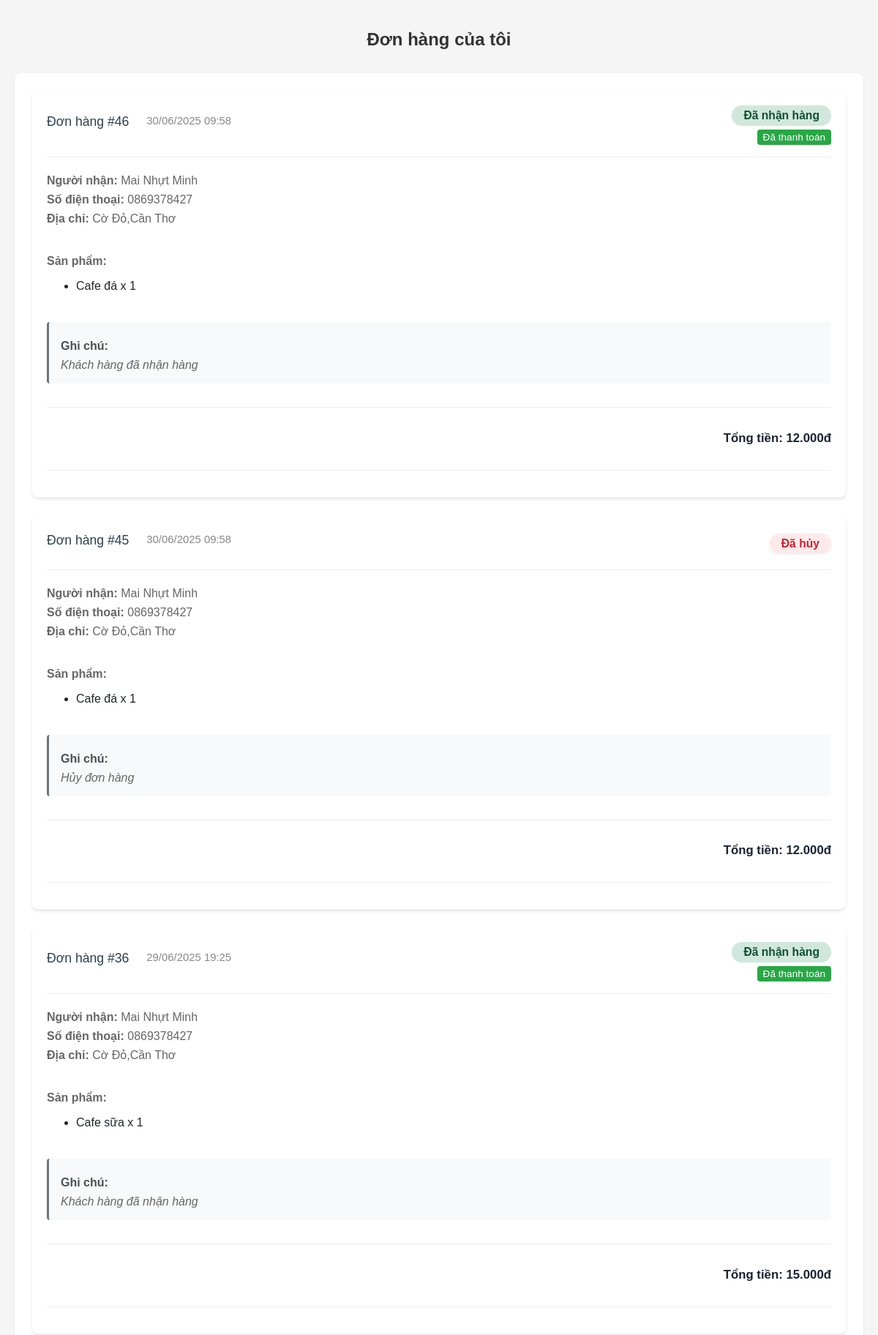
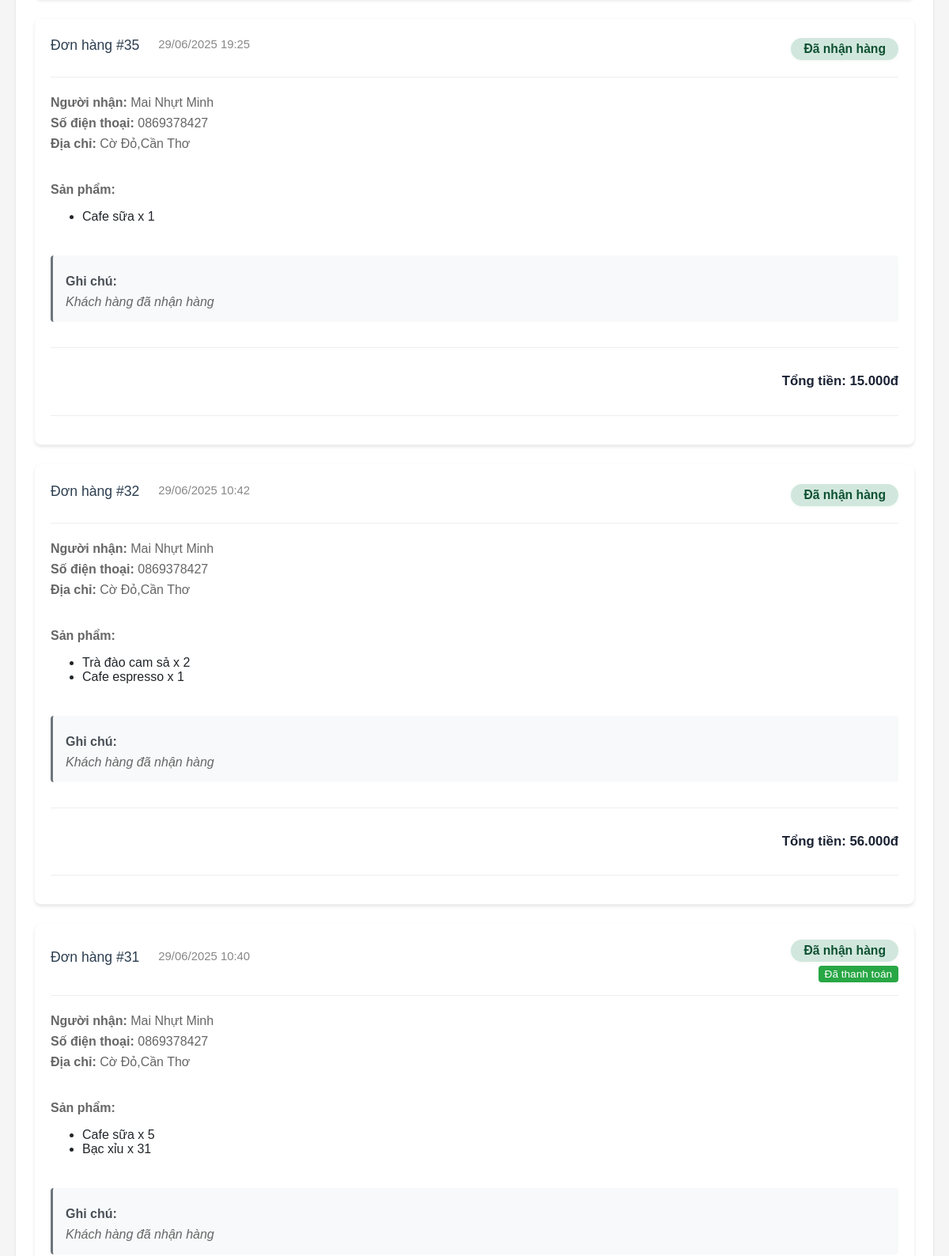
The page /Customer/orders.php (signed in, upper part) on the database its author committed (2 pictures, top to bottom).
### tables this page shows
CREATE TABLE `tbl_customer_orders` (
  `id` int(11) NOT NULL,
  `user_id` int(11) NOT NULL,
  `order_type` varchar(20) DEFAULT 'online',
  `status` varchar(50) NOT NULL,
  `total_amount` decimal(15,2) NOT NULL,
  `created_at` datetime DEFAULT current_timestamp(),
  `order_date` datetime DEFAULT current_timestamp(),
  `staff_id` int(11) DEFAULT NULL,
  `updated_at` datetime DEFAULT NULL,
  `receiver_name` varchar(100) DEFAULT NULL,
  `receiver_phone` varchar(20) DEFAULT NULL,
  `receiver_address` varchar(255) DEFAULT NULL,
  `notes` varchar(255) DEFAULT NULL,
  `payment_method` varchar(50) DEFAULT NULL
);

CREATE TABLE `tbl_customer_order_details` (
  `id` int(11) NOT NULL,
  `order_id` int(11) NOT NULL,
  `product_id` int(11) NOT NULL,
  `product_name` varchar(255) NOT NULL,
  `price` decimal(10,2) NOT NULL,
  `quantity` int(11) NOT NULL
);

### Customer/orders.php (the view, shortened to what this page needs)
<?php
function get_order_details($order_id)
{
    $conn = connectdb();
    $stmt = $conn->prepare("SELECT * FROM tbl_customer_order_details WHERE order_id = ?");
    $stmt->execute([$order_id]);
    $details = $stmt->fetchAll(PDO::FETCH_ASSOC);
    $stmt = $conn->prepare("
        SELECT p.* FROM payment_orders p
        JOIN tbl_customer_orders o ON p.order_code LIKE CONCAT('DH', o.id, '%')
        WHERE o.id = ?
    ");
    $stmt->execute([$order_id]);
    $payment = $stmt->fetch(PDO::FETCH_ASSOC);
    return [
        'items' => $details,
        'payment' => $payment
    ];
}
$conn = connectdb();
$stmt = $conn->prepare("SELECT * FROM tbl_customer_orders WHERE user_id = ? AND order_type = 'online' ORDER BY created_at DESC");
$stmt->execute([$_SESSION['customer_id']]);
$orders = $stmt->fetchAll(PDO::FETCH_ASSOC);
?>
<link rel="stylesheet" href="css/orders.css">
<div class="orders-container">
    <h2>Đơn hàng của tôi</h2>
    <?php if (empty($orders)): ?>
        <div class="no-orders">
            <p>Bạn chưa có đơn hàng nào</p>
            <a href="menu.php" class="btn-shop">Mua sắm ngay</a>
        </div>
    <?php else: ?>
        <div class="orders-list">
            <?php foreach ($orders as $order): ?>
                <?php
                $order_data = get_order_details($order['id']);
                $order_details = $order_data['items'];
                $payment_info = $order_data['payment'] ?? null;
                ?>
                <div class="order-item" data-id="<?php echo $order['id']; ?>">
                    <div class="order-header">
                        <div class="order-info">
                            <span class="order-id">Đơn hàng #<?php echo $order['id']; ?></span>
                            <span class="order-date"><?php echo date('d/m/Y H:i', strtotime($order['created_at'])); ?></span>
                        </div>
                        <div class="order-status-container">
                            <div class="order-status <?php echo $order['status']; ?>">
                                <?php
                                $status_text = [
                                    'pending' => 'Chờ xác nhận',
                                    'confirmed' => 'Đã xác nhận',
                                    'shipping' => 'Đang giao hàng',
                                    'received' => 'Đã nhận hàng',
                                    'cancelled' => 'Đã hủy'
                                ];
                                echo $status_text[$order['status']] ?? $order['status'];
                                ?>
                            </div>
                            <?php if ($order['payment_method'] === 'banking' && isset($payment_info)): ?>
                                <div class="payment-status <?php echo $payment_info['status'] === 'paid' ? 'paid' : 'pending'; ?>">
                                    <?php echo $payment_info['status'] === 'paid' ? 'Đã thanh toán' : 'Chờ thanh toán'; ?>
                                </div>
                            <?php endif; ?>
                        </div>
                    </div>
                    <div class="order-details">
                        <div class="receiver-info">
                            <p><strong>Người nhận:</strong> <?php echo htmlspecialchars($order['receiver_name']); ?></p>
                            <p><strong>Số điện thoại:</strong> <?php echo htmlspecialchars($order['receiver_phone']); ?></p>
                            <p><strong>Địa chỉ:</strong> <?php echo htmlspecialchars($order['receiver_address']); ?></p>
                        </div>
                        <div class="products-info">
                            <p><strong>Sản phẩm:</strong></p>
                            <ul>
                                <?php
                                foreach ($order_details as $item) {
                                    echo '<li>' . htmlspecialchars($item['product_name']) . ' x ' . $item['quantity'] . '</li>';
                                }
                                ?>
                            </ul>
                        </div>
                        <?php if (!empty($order['notes'])): ?>
                            <div class="order-notes">
                                <p><strong>Ghi chú:</strong></p>
                                <p><?php echo htmlspecialchars($order['notes']); ?></p>
                            </div>
                        <?php endif; ?>
                        <div class="order-total">
                            <p><strong>Tổng tiền:</strong>
                                <?php
                                $total = 0;
                                foreach ($order_details as $item) {
                                    $total += $item['price'] * $item['quantity'];
                                }
                                echo number_format($total, 0, ',', '.');
                                ?>đ</p>
                        </div>
                    </div>
                    <div class="order-actions">
                    </div>
                </div>
            <?php endforeach; ?>
        </div>
    <?php endif; ?>
</div>
<?php include 'view/footer.php'; ?>

### admin/form/views/footer.php (shortened to what this page needs)
</body>
</html>

### Customer/css/orders.css (style rules this page uses)
.orders-list { background-color: #fff; border-radius: 8px; box-shadow: 0 2px 8px rgba(0, 0, 0, 0.08); margin-bottom: 24px; overflow: hidden; padding: 24px; }
.order-item { padding: var(--spacing-lg); border-bottom: 1px solid var(--border-color); color: #212529; }
.order-header { display: flex; justify-content: space-between; align-items: center; margin-bottom: var(--spacing-md); }
.order-id { font-size: 1.1rem; font-weight: 500; color: var(--primary-color); }
.order-date { color: var(--text-muted); font-size: 0.9rem; }
.order-details { margin-bottom: var(--spacing-md); }
.order-total { font-weight: 500; color: var(--success-color); }
.order-status { display: inline-block; padding: 4px 12px; border-radius: 20px; font-size: 0.9rem; font-weight: 500; }
.orders-container { max-width: 1200px; margin: 2rem auto; padding: 0 1rem; }
.orders-container h2 { text-align: center; margin-bottom: 2rem; color: #333; }
.order-item { background: white; border-radius: 8px; box-shadow: 0 2px 4px rgba(0, 0, 0, 0.1); margin-bottom: 1.5rem; padding: 1.5rem; }
.order-header { display: flex; justify-content: space-between; align-items: center; margin-bottom: 1rem; padding-bottom: 1rem; border-bottom: 1px solid #eee; }
.order-info { display: flex; gap: 1rem; align-items: center; }
.order-id { font-weight: bold; color: #333; }
.order-date { color: #666; }
.order-status { padding: 0.5rem 1rem; border-radius: 4px; font-size: 0.9rem; }
.order-status.received { background: #d1e7dd; color: #0f5132; }
.order-status.cancelled { background: #f8d7da; color: #721c24; }
.order-details { display: grid; gap: 1.5rem; margin-top: 1rem; }
.receiver-info p, .products-info p, .order-notes p { margin: 0.5rem 0; color: #666; }
.order-total { text-align: right; font-size: 1.1rem; color: #333; }
.order-actions { margin-top: 1rem; padding-top: 1rem; border-top: 1px solid #eee; text-align: right; }
.order-details { margin-top: 20px; }
.orders-container { max-width: 1200px; margin: 0 auto; padding: 20px; }
.orders-list { background: #fff; border-radius: 8px; box-shadow: 0 1px 3px rgba(0, 0, 0, 0.1); margin-bottom: 30px; }
.order-item { border-bottom: 1px solid #eee; padding: 20px; }
.order-header { display: flex; justify-content: space-between; align-items: center; margin-bottom: 15px; }
.order-id { font-weight: 500; color: #2c3e50; }
.order-date { color: #666; font-size: 14px; }
.order-status { padding: 6px 12px; border-radius: 4px; font-size: 14px; font-weight: 500; }
.order-details { margin-top: 15px; }
.order-total { text-align: right; font-weight: 500; color: #2c3e50; font-size: 16px; margin-top: 15px; padding-top: 15px; border-top: 1px solid #eee; }
.order-notes { background: #f8f9fa; padding: 1rem; border-radius: 4px; border-left: 3px solid #6c757d; }
.order-notes p:first-child { color: #495057; font-weight: 500; }
.order-notes p:last-child { margin-bottom: 0; font-style: italic; }
.order-header { display: flex; justify-content: space-between; align-items: center; margin-bottom: 12px; }
.order-date { font-size: 0.93rem; color: #888; margin-left: 8px; }
.order-status { padding: 5px 16px; border-radius: 18px; font-size: 0.98rem; font-weight: 600; border: none; background: #e9f7ef; color: #218838; margin-left: 8px; cursor: default; box-shadow: 0 1px 4px rgba(33, 136, 56, 0.06); }
.order-status.cancelled { background: #fdeaea; color: #c82333; }
.order-info { margin-bottom: 10px; line-height: 1.6; font-size: 0.98rem; }
.order-total { text-align: right; font-size: 1.05rem; font-weight: 700; color: #1a2233; margin-top: 8px; }
.order-status-container { display: flex; flex-direction: column; align-items: flex-end; gap: 5px; }
.payment-status { font-size: 0.85em; padding: 3px 8px; border-radius: 4px; color: white; }
.payment-status.paid { background-color: #28a745; }

### rows shown on the page
tbl_customer_orders: id "46", created_at "30/06/2025 09:58", status "Đã nhận hàng", payment_method "Đã thanh toán", receiver_name "Mai Nhựt Minh", receiver_phone "0869378427", receiver_address "Cờ Đỏ,Cần Thơ", notes "Khách hàng đã nhận hàng", total "12.000"
tbl_customer_order_details: product_name "Cafe đá", quantity "1"
tbl_customer_orders: id "45", created_at "30/06/2025 09:58", status "Đã hủy", receiver_name "Mai Nhựt Minh", receiver_phone "0869378427", receiver_address "Cờ Đỏ,Cần Thơ", notes "Hủy đơn hàng", total "12.000"
tbl_customer_order_details: product_name "Cafe đá", quantity "1"
tbl_customer_orders: id "36", created_at "29/06/2025 19:25", status "Đã nhận hàng", payment_method "Đã thanh toán", receiver_name "Mai Nhựt Minh", receiver_phone "0869378427", receiver_address "Cờ Đỏ,Cần Thơ", notes "Khách hàng đã nhận hàng", total "15.000"
tbl_customer_order_details: product_name "Cafe sữa", quantity "1"
tbl_customer_orders: id "35", created_at "29/06/2025 19:25", status "Đã nhận hàng", receiver_name "Mai Nhựt Minh", receiver_phone "0869378427", receiver_address "Cờ Đỏ,Cần Thơ", notes "Khách hàng đã nhận hàng", total "15.000"
tbl_customer_order_details: product_name "Cafe sữa", quantity "1"
tbl_customer_orders: id "32", created_at "29/06/2025 10:42", status "Đã nhận hàng", receiver_name "Mai Nhựt Minh", receiver_phone "0869378427", receiver_address "Cờ Đỏ,Cần Thơ", notes "Khách hàng đã nhận hàng", total "56.000"
tbl_customer_order_details: product_name "Trà đào cam sả", quantity "2"
tbl_customer_order_details: product_name "Cafe espresso", quantity "1"
tbl_customer_orders: id "31", created_at "29/06/2025 10:40", status "Đã nhận hàng", payment_method "Đã thanh toán", receiver_name "Mai Nhựt Minh", receiver_phone "0869378427", receiver_address "Cờ Đỏ,Cần Thơ", notes "Khách hàng đã nhận hàng"
tbl_customer_order_details: product_name "Cafe sữa", quantity "5"
tbl_customer_order_details: product_name "Bạc xỉu", quantity "31"
